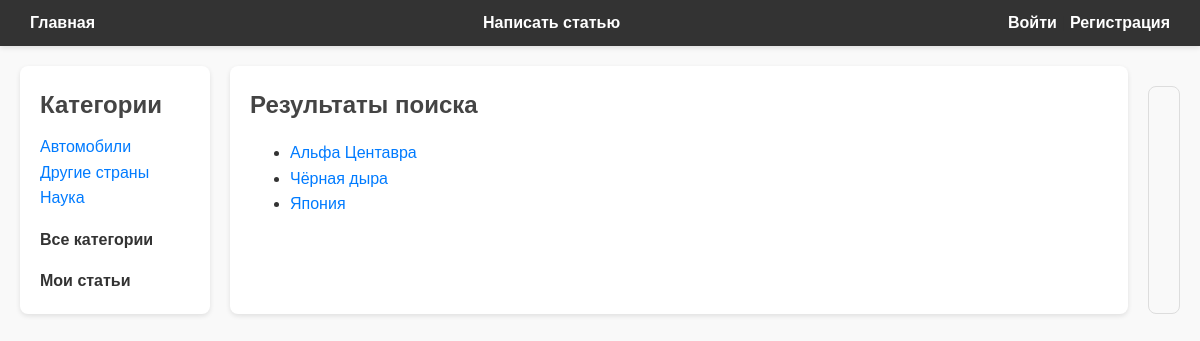
The app's page /search/ with its own data.
### blog/models.py (models this page shows, shortened)
class Category(models.Model):
    name = models.CharField(max_length=32, db_index=True, verbose_name="Категория")
    slug = models.SlugField(max_length=32, unique=True, db_index=True)
    class Meta:
        verbose_name = "Категория"
        verbose_name_plural = "Категории"
    def get_absolute_url(self):
        return reverse('category', kwargs={'cat_slug': self.slug})

class Post(models.Model):
    title = models.CharField(max_length=64, verbose_name="Заголовок")
    content = models.TextField(blank=True, verbose_name="Текст статьи")
    photo = models.ImageField(upload_to="photos/%Y/%m/%d/", default=None, blank=True, null=True, verbose_name="Фото")
    time_create = models.DateTimeField(auto_now_add=True, verbose_name="Дата создания")
    time_update = models.DateTimeField(auto_now=True, verbose_name="Отредактировано")
    cat = models.ForeignKey('Category', on_delete=models.PROTECT, related_name='posts', verbose_name="Категории")
    author = models.ForeignKey(get_user_model(), on_delete=models.SET_NULL, related_name='posts', null=True, default=None, verbose_name="Автор")
    class Meta:
        verbose_name = "Пост"
        verbose_name_plural = "Посты"
        ordering = ['-time_create']
        indexes = [
            models.Index(fields=['time_create'])
        ]
    def get_absolute_url(self):
        return reverse('post_detail', kwargs={'pk': self.pk})

### blog/views.py (the view)
# urls.py: path('search/', views.ArticleSearchView.as_view(), name='search'),
class ArticleSearchView(DataMixin, ListView):
    model = Post
    template_name = 'blog/search.html'
    context_object_name = 'results'
    def get_queryset(self):
        query = self.request.GET.get('q')
        if query:
            return Post.objects.filter(Q(title__icontains=query) | Q(content__icontains=query))
        return Post.objects.all()

### blog/templatetags/blogtags.py (called while the page is built)
@register.inclusion_tag('blog/list_categories.html')
def show_categories(cat_selected=0):
    cats = Category.objects.annotate(total=Count("posts")).filter(total__gt=0)
    return {'cats': cats, 'cat_selected': cat_selected}

### blog/templates/blog/search.html (shortened to what this page needs)
{% extends 'base.html' %}
{% block content %}
<h2>Результаты поиска</h2>
{% if results %}
    <ul>
        {% for post in results %}
            <li>
                <a href="{{ post.get_absolute_url }}">{{ post.title }}</a>
            </li>
        {% endfor %}
    </ul>
{% else %}
    <p>Ничего не найдено.</p>
{% endif %}
{% endblock %}

### blog/templates/blog/list_categories.html
{% for cat in cats %}
{% if cat.id == cat_selected %}
<li class="selected">{{cat.name}}</li>
{% else %}
<li class="li-categories"><a href="{{ cat.get_absolute_url }}" class="link-categories">{{cat.name}}</a></li>
{% endif %}
{% endfor %}
<p><a href="{% url 'home' %}" class="all-categories">Все категории</a>
</p><a href="{% url 'my_posts'%}" class="my-posts">Мои статьи</a>

### blog/static/blog/css/styles.css (style rules this page uses)
body { font-family: Arial, sans-serif; margin: 0; padding: 0; background-color: #f9f9f9; color: #333; line-height: 1.6; }
h1, h2, h3, h4, h5, h6 { margin: 0 0 10px; color: #444; }
a { text-decoration: none; color: #007BFF; transition: color 0.3s ease; }
.link-categories { text-decoration: none; color: #007bff; transition: color 0.3s ease, border-bottom 0.3s ease; border-bottom: 2px solid transparent; }
.li-categories { list-style: none; }
.all-categories, .my-posts { text-decoration: none; font-weight: bold; color: #333; }
* { word-break: break-word; }

### records on screen
Category: name "Автомобили"
Category: name "Другие страны"
Category: name "Наука"
Post: title "Альфа Центавра"
Post: title "Чёрная дыра"
Post: title "Япония"
